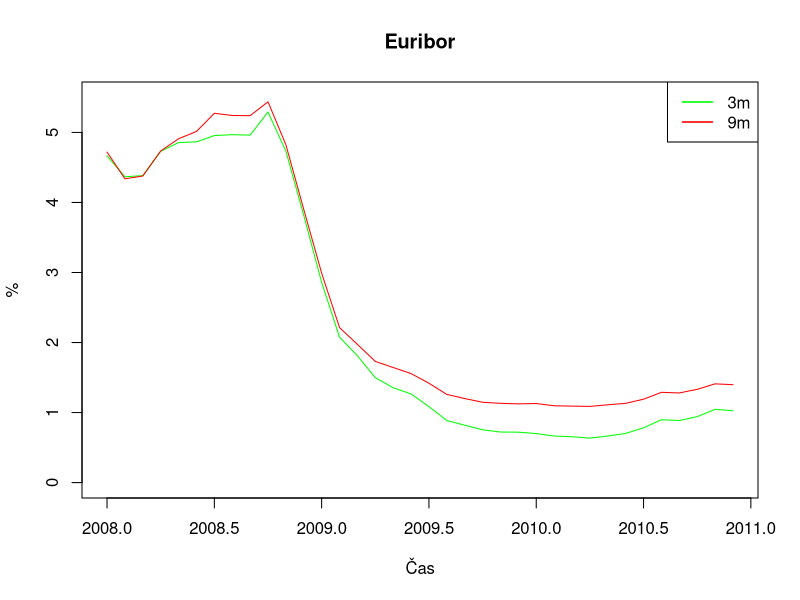
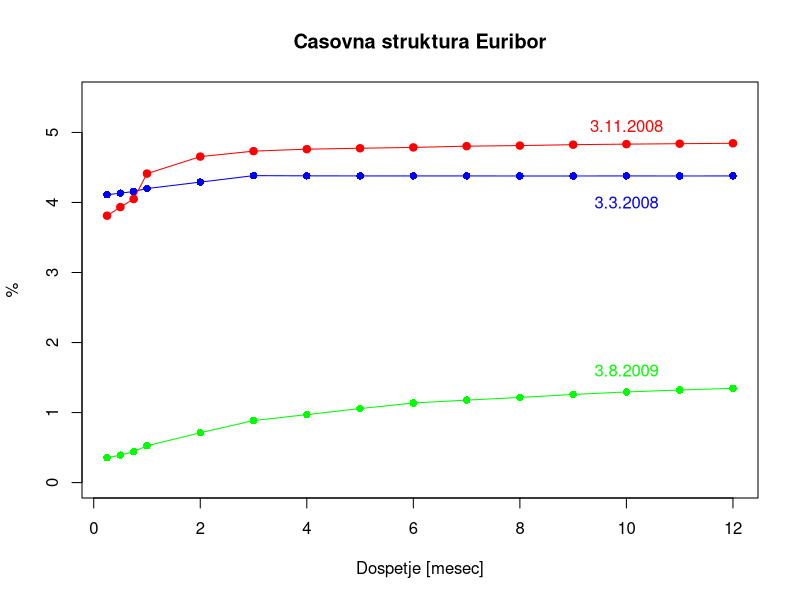
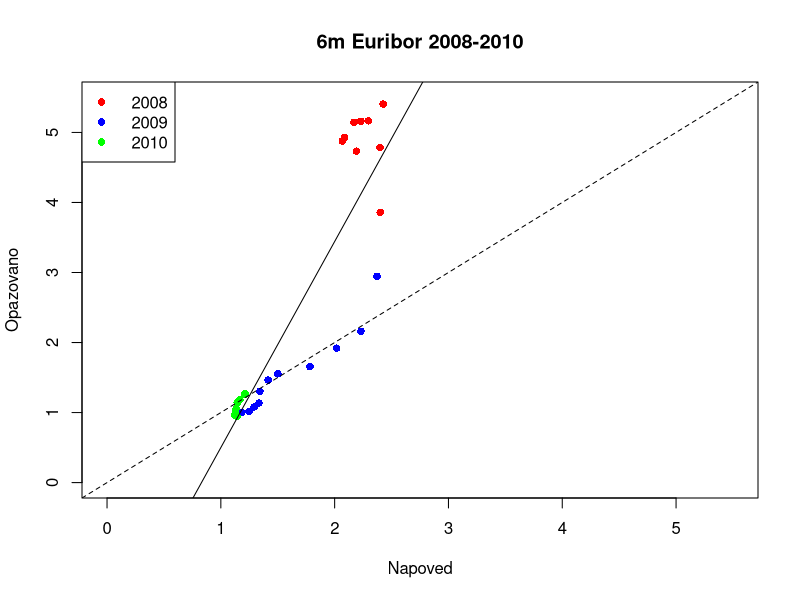
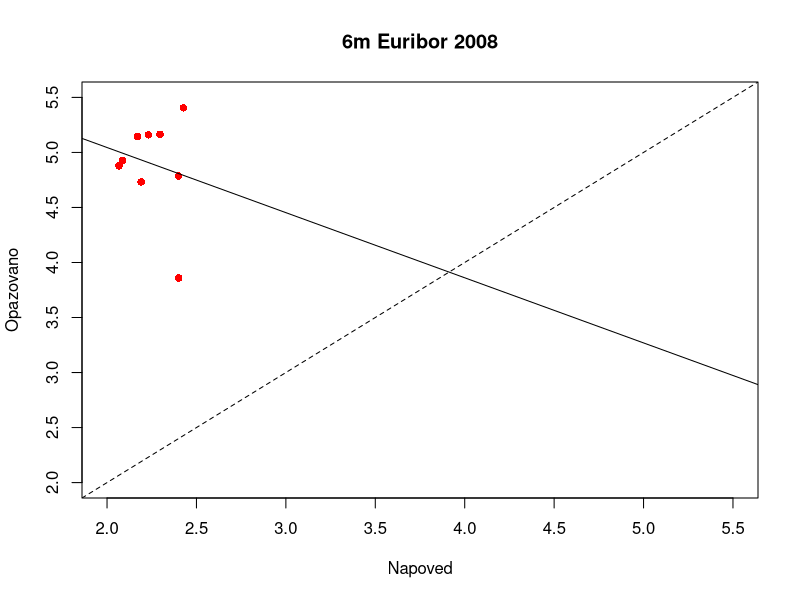
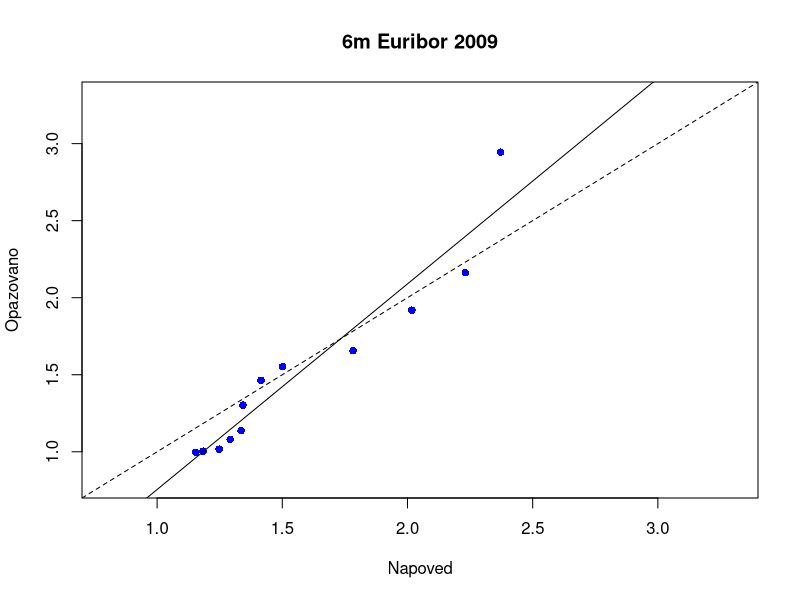
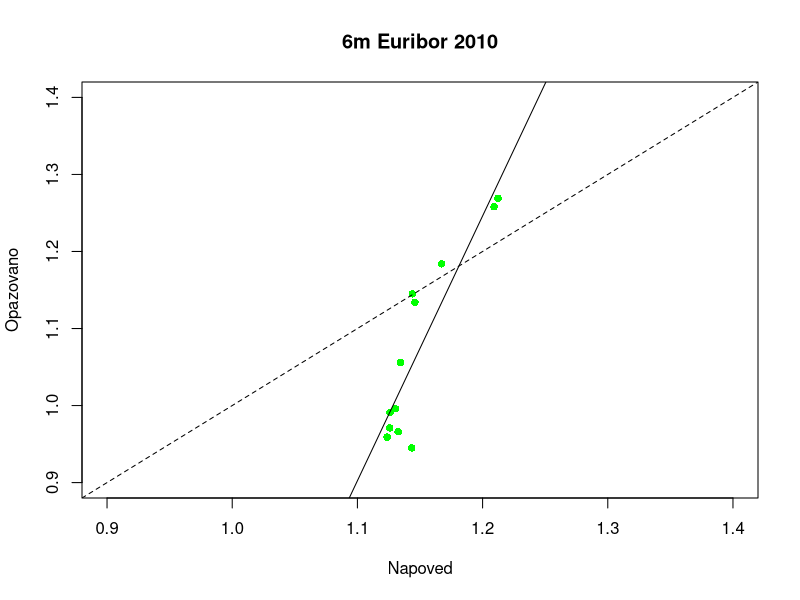

Write the R code that produced these figures, in order.
#Primoz Durcik, Financni praktikum, 1. naloga

#1. Uvoz podatkov in dinamika obrestnih mer v času
leto_2008 <- read.table("hist_EURIBOR_2008.txt")
leto_2009 <- read.table("hist_EURIBOR_2009.txt")
leto_2010 <- read.table("hist_EURIBOR_2010.txt")

#stolpce (prve delovne dni v mesecu) sem izbral s pomočjo excela
datumi_2008<-colnames(leto_2008[c(1,23,44,63,85,106,127,150,171,193,216,236)])
datumi_2009<-colnames(leto_2009[c(1,22,42,64,84,104,126,149,170,192,214,235)])
datumi_2010<-colnames(leto_2010[c(1,21,41,64,84,105,127,149,171,193,214,236)])

tabela <- t(cbind(leto_2008[datumi_2008], leto_2009[datumi_2009], leto_2010[datumi_2010]))

#pri nalogi (1c) sem si izbral 3-mesečno in 9-mesečno obrestno mero
#stolpca 6 in 12

stolpca2 <- tabela[,c(6,12)]

m3 <- ts(data=stolpca2[,1], start=c(2008,1), frequency = 12)
m9 <- ts(data=stolpca2[,2], start=c(2008,1), frequency = 12)

graf1 <- ts.plot(m3,m9, gpars = list(ylim=c(0,5.5), xlab="Čas", ylab="%", col=c("green","red"), main="Euribor"))
legend("topright", c("3m","9m"),col=c("green","red"),lwd=1.5)

#2. Oblika obrestne krivulje
#izbral sem si datume 3.3.2008, 3.11.2008, 3.8.2009

stevilka <- c(0.25,0.5,0.75,1:12)
datumi3 <- t(tabela[c(11,3,20),])
datumi3 <- cbind(datumi3,stevilka)

graf21 <- plot(y=datumi3[,c(1)], x=stevilka, ylim=c(min(0),max(5.5)),xlab="Dospetje [mesec]", ylab="%", col="red", main="Casovna struktura Euribor")
lines(datumi3[,c(2)], x=stevilka,col="blue", type="o",pch = 16, text(10,4,"3.3.2008", col="blue"))
#text(x koordinata, y koordinata, "napis", ...)
lines(datumi3[,c(1)], x=stevilka,col="red", type="o",pch = 16, text(10,5.1,"3.11.2008", col="red"))
lines(datumi3[,c(3)], x=stevilka,col="green", type="o",pch = 16, text(10,1.6,"3.8.2009", col="green"))

# Pri datumih 3.11.2008 in 3.8.2009 imamo (rahlo) naraščajočo kirvuljo; na dolgi rok imamo višjo 
# donosnost kot na kratek rok. Rečemo ji tudi normalna krivulja donosnosti, ker se oblikuje 
# v normalnih tržnih pogojih (to je, ko trg pričakuje večjo donosnost za večje tveganje). 
#
# Pri datumu 3.3.2008 pa je skoraj ravna krivulja, torej je malo razlik med kratkoročnimi 
# in dolgoročnimi obrestnimi merami. Ravna krivulja je tipičen pokazatelj investitorjeve 
# zaskrbljenosti glede gospodarskega stanja (na primer pričakovanje zmanjšanja inflacije 
# na trgu). 

#3. Hipoteza pričakovanj trga

# a) zadnji stolpec v tabeli "tabela z napovedjo" je terminska obrestna mera tipa 3x9
napoved6m <- c(0) # da bom v ta stolpec shranil izracunano terminsko obrestno mero
tabela_z_napodvedjo <- tabela
tabela_z_napodvedjo <- cbind(tabela_z_napodvedjo,napoved6m)

i=1
while (i<37) {
  if (i<4) {
    tabela_z_napodvedjo[i,16] <- NA # prve stiri so pri meni NA
    } else{
      tabela_z_napodvedjo[i,16] <- (1/(6/12))*(((1+(9/12)*tabela[i-3,12])/(1+(3/12)*tabela[i-3,6]))-1) 
    }
  i<-i+1
  }
  
# b)
skrcena_tabela <- tabela_z_napodvedjo[,c(0,9,16)] 

#c)
vsa_leta <- as.data.frame(skrcena_tabela)
colnames(vsa_leta)[colnames(vsa_leta)=="6m"] <- "opazovano6m"

l2008 <- vsa_leta[c(1:12),] #leto 2008
l2009 <- vsa_leta[c(13:24),] #leto 2009
l2010 <- vsa_leta[c(25:36),] #leto 2010

linerana_regresija <- plot(vsa_leta,type = "n",xlab="Napoved", ylab="Opazovano",
         ylim=c(0,5.5), xlim=c(0,5.5), main="6m Euribor 2008-2010")
points(x=l2008[,2], y = l2008[,1], type = "p", col="red",pch = 16)
points(x=l2009[,2], y = l2009[,1], type = "p", col="blue",pch = 16)
points(x=l2010[,2], y = l2010[,1], type = "p", col="green",pch = 16)
fit <- lm(opazovano6m~napoved6m, data=vsa_leta) # to uporabim v naslednji vrstici
abline(fit) # to nam da regresijsko premico
abline(a=0,b=1, lty=2)  # to nam da simetralo kvadranta
legend("topleft", c("2008","2009","2010"),col=c("red","blue","green"),lwd=1.5, 
       pch=c(16,16,16), lty=c(NA,NA,NA))


# d)
#regresija za leto 2008
linerana_regresija_2008 <- plot(l2008,type = "n",xlab="Napoved", ylab="Opazovano",
                           ylim=c(2,5.5), xlim=c(2,5.5), main="6m Euribor 2008")
points(x=l2008[,2], y = l2008[,1], type = "p", col="red",pch = 16)
fit <- lm(opazovano6m~napoved6m, data=l2008)
abline(fit)
abline(a=0,b=1, lty=2) 

#regresija za leto 2009
linerana_regresija_2009 <- plot(l2009,type = "n",xlab="Napoved", ylab="Opazovano",
                                ylim=c(0.8,3.3), xlim=c(0.8,3.3), main="6m Euribor 2009")
points(x=l2009[,2], y = l2009[,1], type = "p", col="blue",pch = 16)
fit <- lm(opazovano6m~napoved6m, data=l2009)
abline(fit)
abline(a=0,b=1, lty=2) 

#regresija za leto 2010
linerana_regresija_2010 <- plot(l2010,type = "n",xlab="Napoved", ylab="Opazovano",
                                ylim=c(0.9,1.4), xlim=c(0.9,1.4), main="6m Euribor 2010")
points(x=l2010[,2], y = l2010[,1], type = "p", col="green",pch = 16)
fit <- lm(opazovano6m~napoved6m, data=l2010)
abline(fit)
abline(a=0,b=1, lty=2) 

#e)
# Da bi hipoteza pričakovanj trga veljala, bi morale regresijske premice v teh grafih biti 
# blizu simetrale lihih kvadrantov. Z mojimi podatki se je to skoraj zgodilo le v letu 2009, 
# v ostalih letih pa je prišlo do velikih odstopanj. Tako da empirični podatki ne potrjujejo 
# hipoteze. Na tej točki pa velja omeniti tudi, da je moje obdobje (2008-2010) ravno obdobje,
# ko je prišlo do svetovne gospodarske krize.